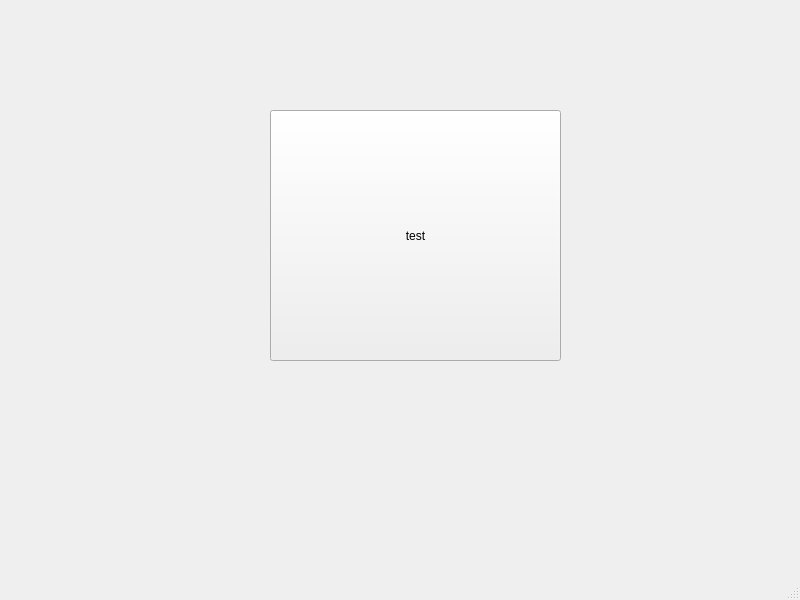
<?xml version="1.0" encoding="UTF-8"?>
<ui version="4.0">
 <class>Club</class>
 <widget class="QMainWindow" name="Club">
  <property name="geometry">
   <rect>
    <x>0</x>
    <y>0</y>
    <width>800</width>
    <height>600</height>
   </rect>
  </property>
  <property name="windowTitle">
   <string>MainWindow</string>
  </property>
  <widget class="QWidget" name="centralwidget">
   <widget class="QPushButton" name="pushButton">
    <property name="geometry">
     <rect>
      <x>270</x>
      <y>110</y>
      <width>291</width>
      <height>251</height>
     </rect>
    </property>
    <property name="text">
     <string>test</string>
    </property>
   </widget>
  </widget>
  <widget class="QMenuBar" name="menubar">
   <property name="geometry">
    <rect>
     <x>0</x>
     <y>0</y>
     <width>800</width>
     <height>22</height>
    </rect>
   </property>
  </widget>
  <widget class="QStatusBar" name="statusbar"/>
 </widget>
 <resources/>
 <connections/>
</ui>
